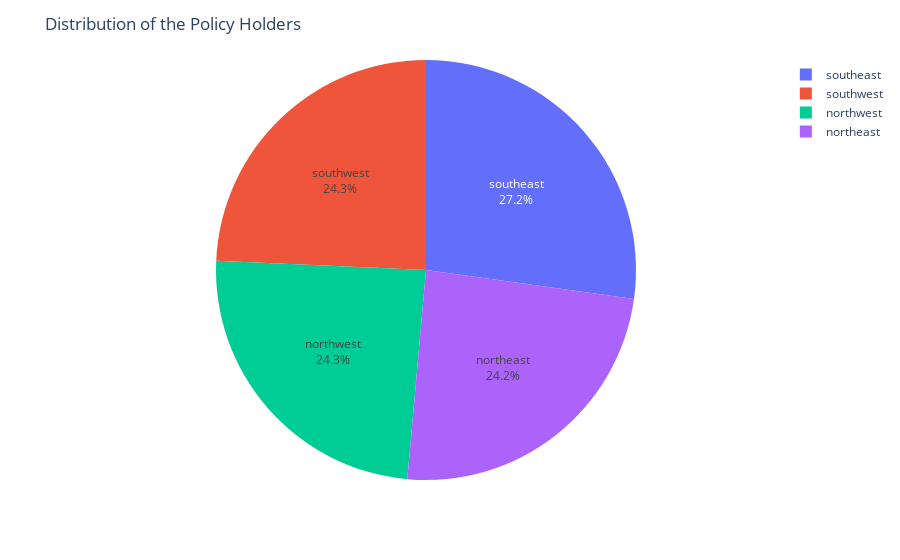

Notebook code cell kept with this figure:
### Code cell
fig = px.pie(data['location'].value_counts().reset_index(), values='location', names='index')
fig.update_traces(textposition='inside', textinfo='percent+label')
fig.update_layout(
    title_text=" Distribution of the Policy Holders")
fig.show()

### Figure 1 — Plotly figure (JSON) as saved in the notebook; plotly's stock layout.template omitted (floating-point values rounded to 4 significant figures)
{"data": [{"domain": {"x": [0, 1], "y": [0, 1]}, "hovertemplate": "index=%{label}<br>location=%{value}<extra></extra>", "labels": ["southeast", "southwest", "northwest", "northeast"], "legendgroup": "", "name": "", "showlegend": true, "textinfo": "percent+label", "textposition": "inside", "type": "pie", "values": [364, 325, 325, 324]}], "layout": {"legend": {"tracegroupgap": 0}, "margin": {"t": 60}, "title": {"text": " Distribution of the Policy Holders"}}}
